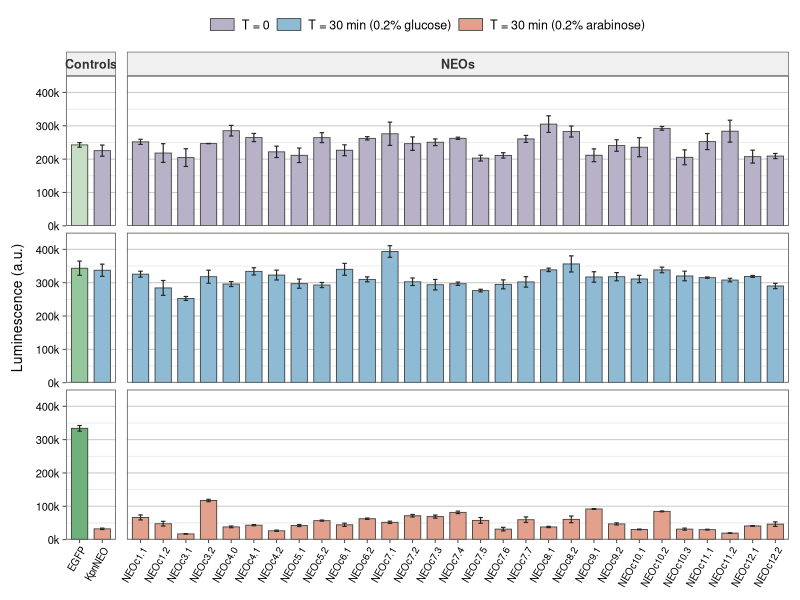

Write the R code that produced this figure.
library(tidyverse)
library(scales)

# ============================================================
# 1. AVERAGE DATA
# ============================================================

avg <- tribble(
  ~Sample, ~t_0, ~Glucose, ~Arabinose,
  "#1077",      242754,      343491,       333849,
  "pRAW-518",   225533,      337418,        32292,
  "#1801",      205516,      320154,        31474,
  "#1802_B1",   204626,      252786,        17134,
  "#1803",      264689.2222, 334065.8889,   43278.94444,
  "#1804",      285365,      295983.2778,   38147.55556,
  "#1805_B",    221976.2778, 322937.1667,   26533.16667,
  "#1806",      211520.9444, 297134.2778,   42210.27778,
  "#1807_B",    226612.5556, 340277.1111,   44429.44444,
  "#1808",      305158.1111, 338554.5556,   37891.61111,
  "#1809",      211627.1667, 317216,        91864.5,
  "#1810",      240886.1667, 318026,        47140.05556,
  "#1811",      235715.6667, 311115.4444,   30452.83333,
  "#1812",      252690.6667, 315259.0556,   29923.5,
  "#1813_C",    283930.8889, 307976.3889,   19423,
  "#1814",      207577.5556, 318821.9444,   40987.11111,
  "#1815-C-1",  209295.4444, 290156.7778,   46424.22222,
  "#1816",      276152.2222, 393678.2778,   51789.27778,
  "#1822",      251856.1111, 325671.1111,   66500,
  "#1823",      218260.6111, 284364.2222,   47670.05556,
  "#1825",      246717.5,    317997.5,     117372,
  "#1826",      292357.3333, 338355.6111,   84683,
  "#1827",      246513.5556, 302815.3889,   71604,
  "#1828_B",    203061,      276444.8889,   57657.22222,
  "#1829_B",    211178.7222, 294982.4444,   31403.94444,
  "#1832",      264472.5,    293007.7222,   56919.61111,
  "#1833_B",    262378,      310010.5,      62601.5,
  "#1835",      262460.6667, 296958.2778,   81738.5,
  "#1836_B",    250653.2778, 294056.9444,   68973.83333,
  "#1837_B",    260650.6667, 302389.5556,   59659.44444,
  "#1865",      282861.3889, 356369.3333,   60709.66667
)

# ============================================================
# 2. SEM DATA
# ============================================================

sem <- tribble(
  ~Sample, ~t_0, ~Glucose, ~Arabinose,
  "#1077",      6913.909987,   21221.31908,  8420.03709,
  "pRAW-518",   16718.01298,   18284.39001,  2178.337846,
  "#1801",      22358.26234,   14465.48252,  3037.711851,
  "#1802_B1",   26659.44881,    5926.027267,  542.5823044,
  "#1803",      12294.60379,   10906.83371,  1735.384265,
  "#1804",      15878.41677,    7440.90529,  2601.247208,
  "#1805_B",    17104.89871,   14815.39346,  1785.336493,
  "#1806",      21803.94416,   13764.18855,  2957.762476,
  "#1807_B",    16319.46485,   17745.49423,  4823.36393,
  "#1808",      24855.18235,    5187.713966, 1827.46323,
  "#1809",      19222.49567,   15688.34972,  1195.518218,
  "#1810",      17223.36169,   12383.16837,  3110.425842,
  "#1811",      28473.77048,   10942.52216,  1124.372238,
  "#1812",      24072.38506,    1987.302555, 1077.060087,
  "#1813_C",    32873.25452,    5248.807658,  793.3222192,
  "#1814",      19353.33317,    2877.056072,  911.7391458,
  "#1815-C-1",   7662.598026,   7971.907381, 6791.050027,
  "#1816",      34939.38568,   17542.6628,   3330.734509,
  "#1822",       7752.641006,   8890.607597, 7507.963726,
  "#1823",      28104.14584,   22283.56433,  7094.432773,
  "#1825",        375.3547273, 19588.42027,  3535.860756,
  "#1826",       5595.857163,   8362.240443, 1236.378613,
  "#1827",      20152.57305,   11310.71858,  3856.898637,
  "#1828_B",     8716.644055,   3954.504729, 8607.951056,
  "#1829_B",     8057.956706,  13495.28347,  5469.205104,
  "#1832",      14932.81263,    7776.591724, 1615.404922,
  "#1833_B",     4992.734182,   7467.261705, 1940.523649,
  "#1835",       3327.020166,   5038.21482,  3768.112537,
  "#1836_B",     9997.168085,  15665.72472,  4566.276004,
  "#1837_B",    10520.41005,   15666.23994,  8285.32769,
  "#1865",      16472.71743,   24179.81218,  9863.177604
)

# ============================================================
# 3. SAMPLE LABELS
# ============================================================

sample_key <- tribble(
  ~Sample,       ~Label,
  "#1077",       "EGFP",
  "pRAW-518",    "KpnNEO",
  "#1822",       "NEOc1.1",
  "#1823",       "NEOc1.2",
  "#1802_B1",    "NEOc3.1",
  "#1825",       "NEOc3.2",
  "#1804",       "NEOc4.0",
  "#1803",       "NEOc4.1",
  "#1805_B",     "NEOc4.2",
  "#1806",       "NEOc5.1",
  "#1832",       "NEOc5.2",
  "#1807_B",     "NEOc6.1",
  "#1833_B",     "NEOc6.2",
  "#1816",       "NEOc7.1",
  "#1827",       "NEOc7.2",
  "#1836_B",     "NEOc7.3",
  "#1835",       "NEOc7.4",
  "#1828_B",     "NEOc7.5",
  "#1829_B",     "NEOc7.6",
  "#1837_B",     "NEOc7.7",
  "#1808",       "NEOc8.1",
  "#1865",       "NEOc8.2",
  "#1809",       "NEOc9.1",
  "#1810",       "NEOc9.2",
  "#1811",       "NEOc10.1",
  "#1826",       "NEOc10.2",
  "#1801",       "NEOc10.3",
  "#1812",       "NEOc11.1",
  "#1813_C",     "NEOc11.2",
  "#1814",       "NEOc12.1",
  "#1815-C-1",   "NEOc12.2"
)

# ============================================================
# 4. ORDER
# ============================================================

control_order <- c(
  "EGFP",
  "KpnNEO"
)

neo_order <- c(
  "NEOc1.1",
  "NEOc1.2",
  "NEOc3.1",
  "NEOc3.2",
  "NEOc4.0",
  "NEOc4.1",
  "NEOc4.2",
  "NEOc5.1",
  "NEOc5.2",
  "NEOc6.1",
  "NEOc6.2",
  "NEOc7.1",
  "NEOc7.2",
  "NEOc7.3",
  "NEOc7.4",
  "NEOc7.5",
  "NEOc7.6",
  "NEOc7.7",
  "NEOc8.1",
  "NEOc8.2",
  "NEOc9.1",
  "NEOc9.2",
  "NEOc10.1",
  "NEOc10.2",
  "NEOc10.3",
  "NEOc11.1",
  "NEOc11.2",
  "NEOc12.1",
  "NEOc12.2"
)

label_order <- c(
  control_order,
  neo_order
)

# ============================================================
# 5. LONG FORMAT + JOIN
# ============================================================

avg_long <- avg %>%
  pivot_longer(
    cols = c(t_0, Glucose, Arabinose),
    names_to = "Condition_raw",
    values_to = "Mean"
  )

sem_long <- sem %>%
  pivot_longer(
    cols = c(t_0, Glucose, Arabinose),
    names_to = "Condition_raw",
    values_to = "SEM"
  )

dat <- avg_long %>%
  left_join(
    sem_long,
    by = c("Sample", "Condition_raw")
  ) %>%
  left_join(
    sample_key,
    by = "Sample"
  ) %>%
  mutate(
    
    # Condition order for facet rows
    Condition = factor(
      Condition_raw,
      levels = c(
        "t_0",
        "Glucose",
        "Arabinose"
      ),
      labels = c(
        "T = 0",
        "T = 30 min (0.2% glucose)",
        "T = 30 min (0.2% arabinose)"
      )
    ),
    
    # Control vs NEO subfacet
    Panel = if_else(
      Label %in% control_order,
      "Controls",
      "NEOs"
    ),
    
    Panel = factor(
      Panel,
      levels = c(
        "Controls",
        "NEOs"
      )
    ),
    
    # Sample order
    Label = factor(
      Label,
      levels = label_order
    )
  )

# ============================================================
# 6. FILL GROUP
#
# EGFP remains green but does NOT get a legend key.
# All other bars use the condition color.
# ============================================================

dat <- dat %>%
  mutate(
    Fill_group = case_when(
      
      Label == "EGFP" &
        Condition == "T = 0" ~
        "EGFP_T0",
      
      Label == "EGFP" &
        Condition == "T = 30 min (0.2% glucose)" ~
        "EGFP_Glucose",
      
      Label == "EGFP" &
        Condition == "T = 30 min (0.2% arabinose)" ~
        "EGFP_Arabinose",
      
      Condition == "T = 0" ~
        "T = 0",
      
      Condition == "T = 30 min (0.2% glucose)" ~
        "T = 30 min (0.2% glucose)",
      
      Condition == "T = 30 min (0.2% arabinose)" ~
        "T = 30 min (0.2% arabinose)"
    )
  )

# ============================================================
# 7. COLORS
# ============================================================

fill_colors <- c(
  
  # Condition colors
  "T = 0" =
    "#B8B2C8",
  
  "T = 30 min (0.2% glucose)" =
    "#8EBBD3",
  
  "T = 30 min (0.2% arabinose)" =
    "#E3A08C",
  
  # EGFP-specific green shades
  "EGFP_T0" =
    "#C6DEC5",
  
  "EGFP_Glucose" =
    "#94C89C",
  
  "EGFP_Arabinose" =
    "#6EB17C"
)

# ============================================================
# 8. Y AXIS
# ============================================================

y_max <- 450000

major_breaks <- seq(
  0,
  y_max,
  by = 100000
)

minor_breaks <- seq(
  0,
  y_max,
  by = 50000
)

# ============================================================
# 9. FINAL PLOT
# ============================================================

p <- ggplot(
  dat,
  aes(
    x = Label,
    y = Mean,
    fill = Fill_group
  )
) +
  
  # ----------------------------------------------------------
# Bars
# ----------------------------------------------------------
geom_col(
  width = 0.72,
  color = "grey25",
  linewidth = 0.30
) +
  
  # ----------------------------------------------------------
# SEM
# ----------------------------------------------------------
geom_errorbar(
  aes(
    ymin = Mean - SEM,
    ymax = Mean + SEM
  ),
  width = 0.20,
  linewidth = 0.40,
  color = "grey15"
) +
  
  # ----------------------------------------------------------
# Faceting:
#
# rows:
#   T = 0
#   T = 30 min glucose
#   T = 30 min arabinose
#
# columns:
#   Controls | NEOs
#
# condition strips are hidden below because condition
# identity is shown by the common legend.
# ----------------------------------------------------------
facet_grid(
  rows = vars(Condition),
  cols = vars(Panel),
  scales = "free_x",
  space = "free_x"
) +
  
  # ----------------------------------------------------------
# Fill scale
#
# Only the 3 experimental conditions appear in legend.
# EGFP green categories are intentionally excluded.
# ----------------------------------------------------------
scale_fill_manual(
  values = fill_colors,
  
  breaks = c(
    "T = 0",
    "T = 30 min (0.2% glucose)",
    "T = 30 min (0.2% arabinose)"
  ),
  
  labels = c(
    "T = 0",
    "T = 30 min (0.2% glucose)",
    "T = 30 min (0.2% arabinose)"
  ),
  
  name = NULL
) +
  
  # ----------------------------------------------------------
# Shared Y scale
# ----------------------------------------------------------
scale_y_continuous(
  limits = c(
    0,
    y_max
  ),
  
  breaks = major_breaks,
  
  minor_breaks = minor_breaks,
  
  labels = label_number(
    scale = 1e-3,
    suffix = "k"
  ),
  
  expand = expansion(
    mult = c(
      0,
      0
    )
  )
) +
  
  # ----------------------------------------------------------
# Axis labels
# ----------------------------------------------------------
labs(
  x = NULL,
  y = "Luminescence (a.u.)"
) +
  
  # ==========================================================
# THEME
# ==========================================================

theme_bw(
  base_size = 10
) +
  
  theme(
    
    # --------------------------------------------------------
    # PANEL / SUBFACET BORDERS
    # --------------------------------------------------------
    panel.border = element_rect(
      color = "grey35",
      fill = NA,
      linewidth = 0.55
    ),
    
    # --------------------------------------------------------
    # Y GRIDLINES
    # --------------------------------------------------------
    panel.grid.major.y = element_line(
      color = "grey80",
      linewidth = 0.38
    ),
    
    panel.grid.minor.y = element_line(
      color = "grey90",
      linewidth = 0.25
    ),
    
    # No vertical categorical gridlines
    panel.grid.major.x = element_blank(),
    panel.grid.minor.x = element_blank(),
    
    # --------------------------------------------------------
    # SUBFACET HEADERS:
    # Controls / NEOs
    # --------------------------------------------------------
    strip.background.x = element_rect(
      fill = "grey94",
      color = "grey35",
      linewidth = 0.45
    ),
    
    strip.text.x = element_text(
      size = 9,
      face = "bold",
      color = "grey20",
      margin = margin(
        t = 4,
        b = 4
      )
    ),
    
    # --------------------------------------------------------
    # Hide row facet labels.
    # Conditions are represented by legend instead.
    # --------------------------------------------------------
    strip.background.y = element_blank(),
    strip.text.y = element_blank(),
    
    # --------------------------------------------------------
    # X axis
    # --------------------------------------------------------
    axis.text.x = element_text(
      angle = 60,
      hjust = 1,
      vjust = 1,
      size = 7,
      color = "black"
    ),
    
    axis.ticks.x = element_line(
      color = "grey30",
      linewidth = 0.35
    ),
    
    # --------------------------------------------------------
    # Y axis
    # --------------------------------------------------------
    axis.text.y = element_text(
      size = 8,
      color = "black"
    ),
    
    axis.title.y = element_text(
      size = 10,
      margin = margin(
        r = 7
      )
    ),
    
    axis.ticks.y = element_line(
      color = "grey30",
      linewidth = 0.35
    ),
    
    # --------------------------------------------------------
    # LEGEND
    # --------------------------------------------------------
    legend.position = "top",
    
    legend.direction = "horizontal",
    
    legend.justification = "center",
    
    legend.text = element_text(
      size = 9
    ),
    
    legend.key.width = unit(
      18,
      "pt"
    ),
    
    legend.key.height = unit(
      9,
      "pt"
    ),
    
    # --------------------------------------------------------
    # FACET SPACING
    # --------------------------------------------------------
    panel.spacing.x = unit(
      8,
      "pt"
    ),
    
    panel.spacing.y = unit(
      5,
      "pt"
    ),
    
    # --------------------------------------------------------
    # MARGINS
    # --------------------------------------------------------
    plot.margin = margin(
      8,
      8,
      8,
      8
    )
  )

p
